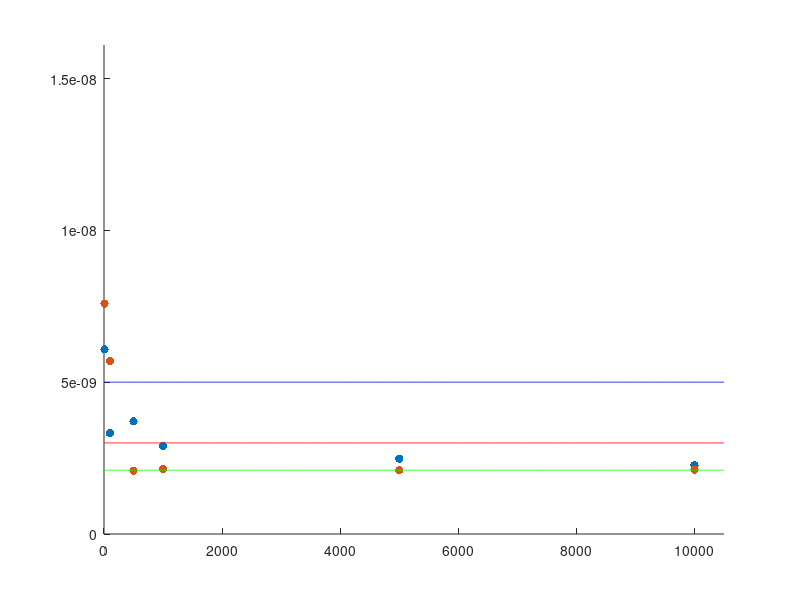

Reproduce this figure in MATLAB. (Note: this script raises an error after producing the figure.)
n = [10; 100; 500; 1000; 5000; 10000];
HugeInteger = [6.08e-9; 3.32e-9; 3.71e-9; 2.90e-9; 2.48e-9; 2.27e-9];
%b1 = mldivide(n,HugeInteger);
BigInteger = [7.59e-9; 5.70e-9; 2.09e-9; 2.14e-9; 2.10e-9; 2.12e-9];
%b2 = mldivide(n,BigInteger);
nAll = 0:1:10500;
HIp = 0.3e-8;
BIp = 0.21e-8;
theoretical = 0.5e-8;
figure(1);
set(gcf,'WindowState','maximized');
xlim([0 10500])
ylim([0 1e-8])
hold on
scatter(n,HugeInteger,'filled','r');
scatter(n,BigInteger,'filled','g');
plot(nAll,HIp*ones(size(nAll)),'r',nAll,BIp*ones(size(nAll)),'g',nAll,theoretical*ones(size(nAll)),'b');
ax = gca;
ax.FontSize = 20;
title("Running time of comparison operation",'FontSize',35);
xlabel("n (number of digits)",'FontSize',30);
ylabel("Running time of operation (s)",'FontSize',30);
legend("HugeInteger (data)","BigInteger (data)","HugeInteger (curve)","BigInteger (curve)","Theoretical (average)",'Location','northeast');
hold off